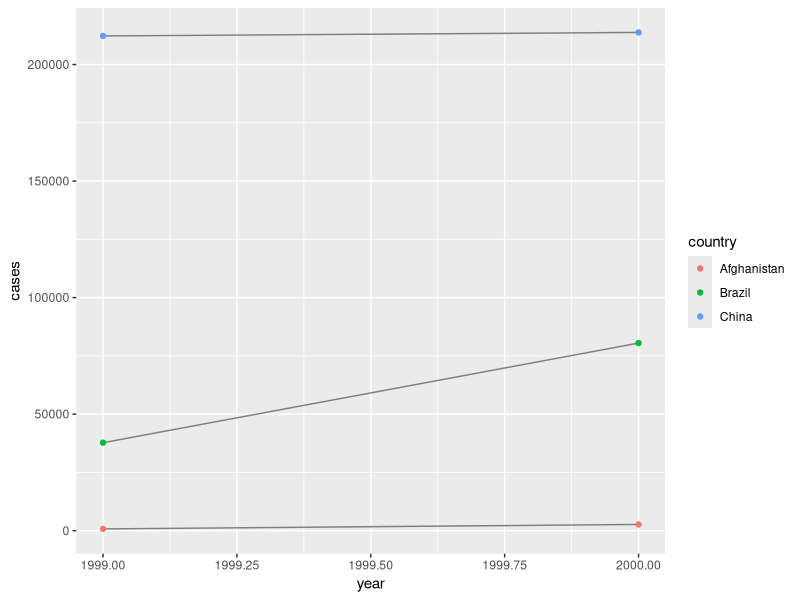
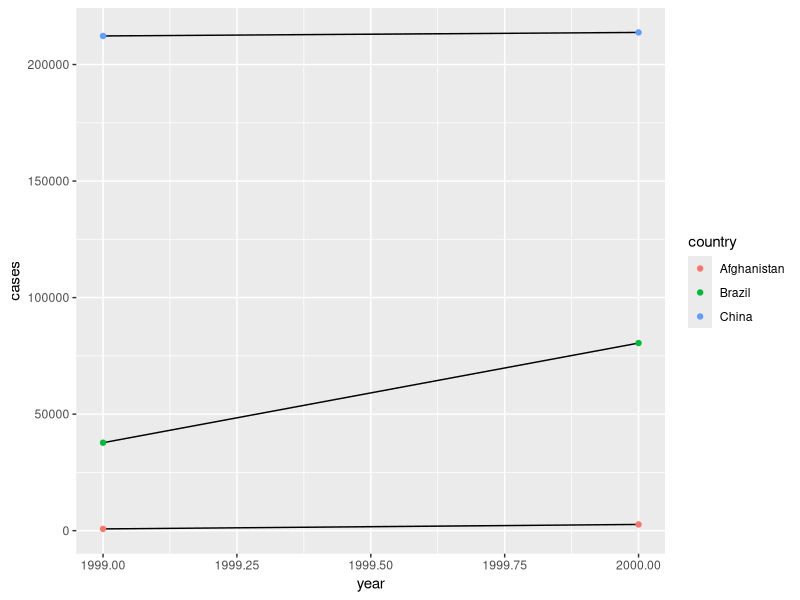

These figures' R source, in order: (Note: this script raises an error after producing the figures.)
## ---- chunk 1
knitr::opts_chunk$set(echo = TRUE)
## ---- chunk 2
library(tidyverse)
## ---- chunk 3
tb2cases<-table2 %>% filter(type=="cases")
tb2cases<-rename(tb2cases, cases=count)
tb2cases<-select(tb2cases,-type)
tb2pop<-table2 %>% filter(type=="population")
tb2pop<-rename(tb2pop, population=count)
tb2pop<-select(tb2pop, -type)
tb2<-full_join(tb2pop, tb2cases)
tb2<-tb2 %>% mutate(rate=cases/population *10000)
## ---- chunk 4
table4a
tb4<-tibble(country=rep(c("Afghanistan", "Brazil", "China"), times = 2),
            year=c(rep(1999, times=3), rep(2000, times=3)),
            cases=c(table4a$`1999`,table4a$`2000`),
            population=c(table4b$`1999`,table4b$`2000`))
tb4<-tb4 %>% mutate(rate=cases/population *10000)
## ---- chunk 5
ggplot(table1, aes(year, cases)) + 
  geom_line(aes(group = country), colour = "grey50") + 
  geom_point(aes(colour = country))
## ---- chunk 6
table2 %>% filter(type=="cases") %>% ggplot(aes(year, count)) + geom_line(aes(group=country)) + geom_point(aes(color=country)) + ylab("cases")
## ---- chunk 7
stocks <- tibble(
  year   = c(2015, 2015, 2016, 2016),
  half  = c(   1,    2,     1,    2),
  return = c(1.88, 0.59, 0.92, 0.17)
)
stocks %>% 
  spread(year, return) %>% 
  gather("year", "return", `2015`:`2016`)
## ---- chunk 8
table4a %>% 
  gather(1999, 2000, key = "year", value = "cases")
## ---- chunk 9
table4a %>% 
  gather(`1999`,`2000`, key = "year", value = "cases")
## ---- chunk 10
people <- tribble(
  ~name,             ~key,    ~value,
  #-----------------|--------|------
  "Phillip Woods",   "age",       45,
  "Phillip Woods",   "height",   186,
  "Phillip Woods",   "age",       50,
  "Jessica Cordero", "age",       37,
  "Jessica Cordero", "height",   156
)
## ---- chunk 11
people$obs<-c(1,1,2,1,1)
spread(people, key, value)
## ---- chunk 12
preg <- tribble(
  ~pregnant, ~male, ~female,
  "yes",     NA,    10,
  "no",      20,    12
)
## ---- chunk 13
gather(preg, gender, count, male:female)
## ---- chunk 14
tibble(x = c("a,b,c", "d,e,f,g", "h,i,j")) %>% #too many pieces
  separate(x, c("one", "two", "three"), extra="warn")

tibble(x = c("a,b,c", "d,e,f,g", "h,i,j")) %>% #too many pieces
  separate(x, c("one", "two", "three"), extra="drop")

tibble(x = c("a,b,c", "d,e,f,g", "h,i,j")) %>% #too many pieces
  separate(x, c("one", "two", "three"), extra="merge")

tibble(x = c("a,b,c", "d,e", "f,g,i")) %>% 
  separate(x, c("one", "two", "three"), fill="warn")

tibble(x = c("a,b,c", "d,e", "f,g,i")) %>% 
  separate(x, c("one", "two", "three"), fill="right") #change where to put the NA, in column three, same as warn

tibble(x = c("a,b,c", "d,e", "f,g,i")) %>% 
  separate(x, c("one", "two", "three"), fill="left") #changes where to put the NA, in column one

#what if want to put NA in column two
## ---- chunk 15
table5

table5 %>% 
  unite(new, century, year)

table5 %>% 
  unite(new, century, year, remove=TRUE)

table5 %>% 
  unite(new, century, year, remove=FALSE)
